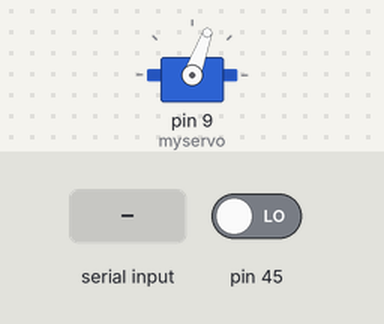
This sketch was run on a simulated Arduino Mega 2560, built with avr-gcc and run on an emulated ATmega2560. Parts: servo. The inputs (shaded band) are chosen by the test bench; at power-on: pin 45 LOW. What the sketch prints to the serial monitor is not drawn.

Above: at 1.2 s.
1.3 s: "1\n" received over Serial
At 2.2 s:
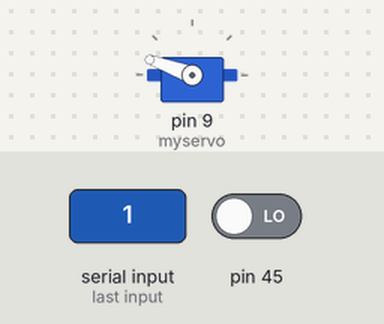
2.8 s: "0\n" received over Serial
At 3.3 s:
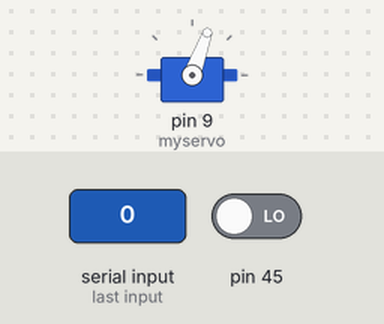
Timing chart, 0 to 5.8 s (numbered marks = the images above; inputs shaded):
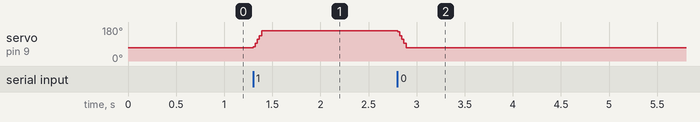

Measured:
- after the input at 1.3 s, servo on pin 9 (myservo): 70° → 160° at once
- after the input at 2.8 s, servo on pin 9 (myservo): 160° → 70° at once

The sketch:

ArduinoDCC.ino
```cpp
/* ArduinoDCC

 Arduino sketch for a DCC controller.

 04/01/2020
  Initial commit.
*/

#include <Servo.h>

Servo myservo;  // create servo object to control a servo
// twelve servo objects can be created on most boards


typedef struct servos {
   int position;
   int angle;
} ServoType;

int pos = 80;    // variable to store the servo position
ServoType servoType;
int minAng = 70;
int maxAng = 160;
int stpAng = 5;

void setup() {
  Serial.begin(115200);
  pinMode(45,INPUT);
  myservo.attach(9); // attaches the servo on pin 9 to the servo object


  servoType.position = 0;
  servoType.angle = minAng;
}

void sweepServo()
{

  if(servoType.position == 0)
  {
    if(servoType.angle != minAng)
    {
      servoType.angle -= stpAng;
      if(servoType.angle <= minAng)
      {
          servoType.angle = minAng;
      }
    }
    myservo.write(servoType.angle);              // tell servo to go to position in variable 'pos'
  }

  if(servoType.position == 1)
  {
    if(servoType.angle != maxAng)
    {
      servoType.angle += stpAng;
      if(servoType.angle >= maxAng)
      {
          servoType.angle = maxAng;
      }

    }
    myservo.write(servoType.angle);              // tell servo to go to position in variable 'pos'
  }

}

void loop() {
  //read serial input : 0 = minAngle ; 1 = maxAngle
  while (Serial.available() > 0) {
    int pos = Serial.parseInt();
    if (Serial.read() == '\n') {
      servoType.position = pos;
    }
  }

  //Position servos
  sweepServo();

  delay(5);                       // waits 15ms for the servo to reach the position

  Serial.println(digitalRead(45));

}
```
